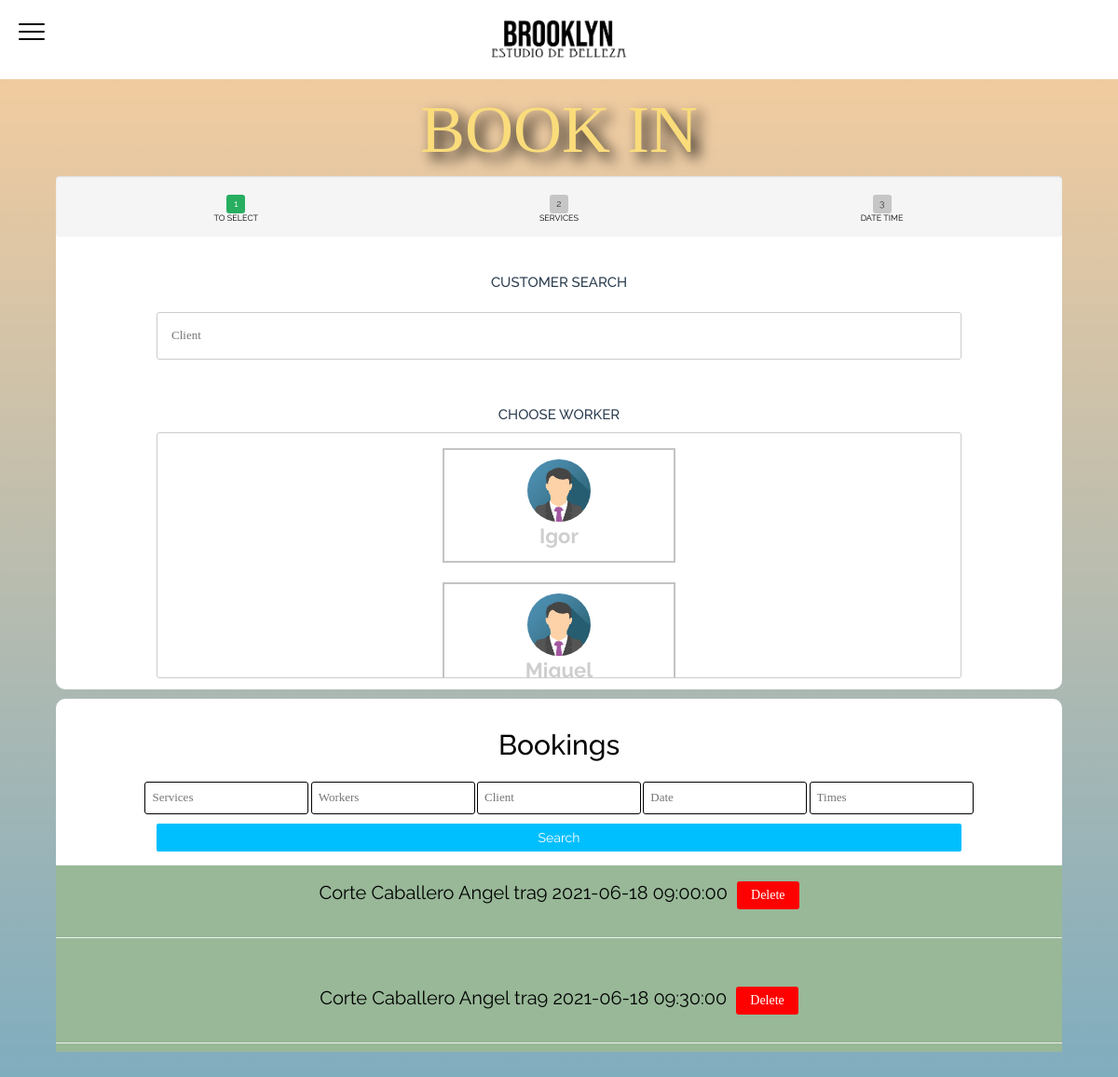
/en/peluqueria/boss/ (signed in), run on the app's committed database.
### apppeluqueria/models.py (models this page shows)
class trabajador(models.Model):
    usuario = models.OneToOneField(User, primary_key=True, on_delete=models.CASCADE,related_name='trabajador')
    phone = models.CharField(max_length=17,null=False)
    direcciones = models.ForeignKey('direccion', on_delete=models.SET_NULL, null=True,blank=True)
    imagen = models.ImageField(blank=True, null=True,default='img_avatar.png')
    def __str__(self):
        return self.usuario.username

class reserva(models.Model):
    servicio = models.ForeignKey('servicio', on_delete=models.SET_NULL, null=True)
    cliente = models.ForeignKey('cliente', on_delete=models.SET_NULL, null=True)
    fechaTrabajador = models.OneToOneField('fechaTrabajador', on_delete=models.CASCADE, null=True)
    def __str__(self):
        return str(self.servicio)+' '+str(self.cliente)+' '+str(self.fechaTrabajador)

class servicio(models.Model):
    nombre_servicio = models.CharField(max_length=100)
    descripcion = models.CharField(max_length=200)
    precio = models.IntegerField()
    categoria = models.ForeignKey('categoria', on_delete=models.SET_NULL, null=True)
    duracion = models.IntegerField()
    def __str__(self):
        return self.nombre_servicio

class cliente(models.Model):
    usuario = models.OneToOneField(User, primary_key=True, on_delete=models.CASCADE,related_name='cliente')
    phone = models.CharField(max_length=17,null=False)
    direcciones = models.ForeignKey('direccion', on_delete=models.SET_NULL, null=True,blank=True)
    def __str__(self):
        return self.usuario.username

class fechaTrabajador(models.Model):
    fecha = models.ForeignKey('fecha', on_delete=models.SET_NULL, null=True)
    peluquero = models.ForeignKey('trabajador', on_delete=models.SET_NULL, null=True)
    def __str__(self):
        return str(self.peluquero)+' '+str(self.fecha)

class fecha(models.Model):
    dia = models.DateField(null=True)
    hora = models.ForeignKey('hora',on_delete=models.CASCADE)
    def __str__(self):
        return str(self.dia)+' '+str(self.hora)

class hora(models.Model):
    hora = models.TimeField(null=False)
    class Meta:
        ordering = ['hora']
    def __str__(self):
        return str(self.hora)

### apppeluqueria/views.py (the view, shortened to what this page needs)
# urls.py: path('boss/', login_required(views.boss), name='boss'),
@permission_required('auth.is_boss', raise_exception=True)
def boss(request):
    from .models import fecha
    today = date.today()
    form = CreateFechaForm()
    reservas = reserva.objects.all()
    trabajadores = trabajador.objects.all()
    servicios = servicio.objects.all()
    horas = hora.objects.all()
    clientes = cliente.objects.all()
    fechaTrabajadores = fechaTrabajador.objects.all()
    fecha = fecha.objects.all()
    return render( request ,'roles/boss.html', context = {'today':today.strftime("%Y-%m-%d"),'form':form,'fechas':fecha,'reservas':reservas,'clientes':clientes,'trabajadores':trabajadores,'servicios':servicios,'horas':horas,'fechaTrabajadores':fechaTrabajadores})

### apppeluqueria/forms.py
class CreateFechaForm(forms.ModelForm):
    class Meta:
        model = fecha
        fields = '__all__'

### apppeluqueria/templates/roles/boss.html (shortened to what this page needs)
{% load static %}
{% load i18n %}
<link rel='stylesheet' href='https://stackpath.bootstrapcdn.com/bootstrap/4.1.3/css/bootstrap.min.css'>
<link rel='stylesheet' href='https://maxcdn.icons8.com/fonts/line-awesome/1.1/css/line-awesome-font-awesome.min.css'>
<link rel="stylesheet" href="https://pro.fontawesome.com/releases/v5.10.0/css/all.css"/>
<link rel="stylesheet" href="{% static 'css/client/client.css' %}">
<link rel="stylesheet" href="{% static 'css/header/styles.css' %}">
{% block content %}
<body class="reservas" style="background-image:url({% static 'img/wallpaperreservas.jpg' %});">
  <div class="grid-container-role">
    <div class="a">
      <div class="top-header">
          {% include "header.html" %}
      </div>
    </div>
      <div class="b" style=" background: -prefix-linear-gradient(rgba(246, 157, 60,.5), rgba(63, 135, 166,.7));background: linear-gradient(rgba(246, 157, 60,.5), rgba(63, 135, 166,.7));">
        <h1>{% trans "Book in" %}</h1>
          <div class="principal-contain">
              <div>
                      <form id="form-id" method="post">
                          <ul class="progress">
                            <li class="active">{% trans "to select" %}</li>
                            <li>{% trans "Services" %}</li>
                            <li>{% trans "Date Time" %}</li>
                          </ul>
                          <fieldset>
                            <h2 class="fs-title">{% trans "Customer search" %}</h2><br>
                            <input name="cliente" list="brow" placeholder="{% trans "Client" %}" onchange="mostrarnext()">
                            <br>
                            <h2 class="fs-title" style="padding-top:20px;">{% trans "choose worker" %}</h2>
                            {% if trabajadores %}
                            <div class="contain-workers">
                            {% for trabajador in trabajadores %}
                              <p class="form__answer" onclick="mostrarnext()">
                                <label for="{{ trabajador }}"><img src="{{ trabajador.imagen.url }}" ><br>{{ trabajador }} </label>
                              </p>
                            {% endfor %}
                            </div>
                            {% endif %}
                            <br>
                          </fieldset>
                      </form>
              </div>
          </div>
          <div class="reservas">
            <br>
            <h2>{% trans "Bookings" %}</h2>
            <br>
            <input name="listservicios" list="listservicios" placeholder="{% trans "Services" %}" onchange="filtrarReservas()">
            <input name="listtrabajadores" list="listtrabajadores" placeholder="{% trans "Workers" %}" onchange="filtrarReservas()">
            <input name="listcliente" list="brow" placeholder="{% trans "Client" %}" onchange="filtrarReservas()">
            <input placeholder="Date" type="text" onfocus="(this.type='date')" name="listfecha" onchange="filtrarReservas()">
            <input name="listhoras" list="listhoras" placeholder="{% trans "Times" %}" onchange="filtrarReservas()">
            <button onclick="filtrarReservas()" class="searchButton" style="margin-bottom: 14px;">{% trans "Search" %}</button>
              <div style="margin:0 auto;width:auto; text-align:center;color:black;background: rgb(152, 184, 152);font-family: 'Raleway', sans-serif;font-size:20px;overflow:scroll;height:auto;max-height:25vh;">
                {% if reservas %}
                {% for reserva in reservas %}
                    <div name="reser" style="color:black;display: block; padding: 15px 0;"><span>{{reserva}}</span><form method="post">{% csrf_token %}<input type="hidden" name="borrarReserva" value="{{ reserva }}"><input name="borrarReservaSubmit" type="submit" value="{% trans "Delete" %}"></form><hr></div>
                {% endfor %}
                {% endif %}
              </div>
          </div>
        </div>
      </div>
</body>
{% endblock %}

### apppeluqueria/templates/header.html (shortened to what this page needs)
{% load static %}
<!DOCTYPE html>
<html lang="en">
<head>
    <link rel="stylesheet" href="https://stackpath.bootstrapcdn.com/bootstrap/4.5.2/css/bootstrap.min.css">
    <link rel='stylesheet' href='https://maxcdn.bootstrapcdn.com/bootstrap/3.3.1/css/bootstrap.min.css'>
    <link rel="stylesheet" href="https://stackpath.bootstrapcdn.com/font-awesome/4.7.0/css/font-awesome.min.css">
    <link rel="stylesheet" href="https://cdnjs.cloudflare.com/ajax/libs/normalize/5.0.0/normalize.min.css">
    <link rel="stylesheet" href="{% static 'css/header/styles.css' %}">
</head>
<body>
    <div class="principal-header"  >
        <div class="grid-container-header">
            <div class="a">
            <div class="menu_toggler"><span></span></div>
            </div>
            <div class="b">
                <a href="http://192.168.18.8:8000/peluqueria/">
                    <img class="l2" src="{% static 'img/logotipon222.png' %}">
                </a>
            </div>
            <div class="c">
            </div>
        </div>
    </div>
</body>
</html>

### apppeluqueria/templates/scripts.html (shortened to what this page needs)
    {% load static %}

### data on the page
trabajador: imagen (picture), usuario_id.username "Igor"
trabajador: imagen (picture), usuario_id.username "Miguel"
reserva: servicio+cliente+fechaTrabajador "Corte Caballero Angel tra9 2021-06-18 09:00:00"
reserva: servicio+cliente+fechaTrabajador "Corte Caballero Angel tra9 2021-06-18 09:30:00"
